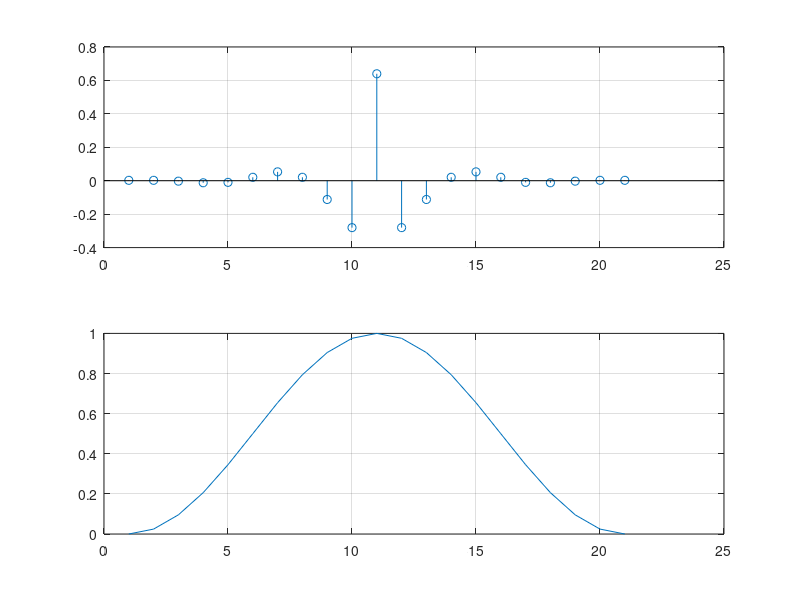
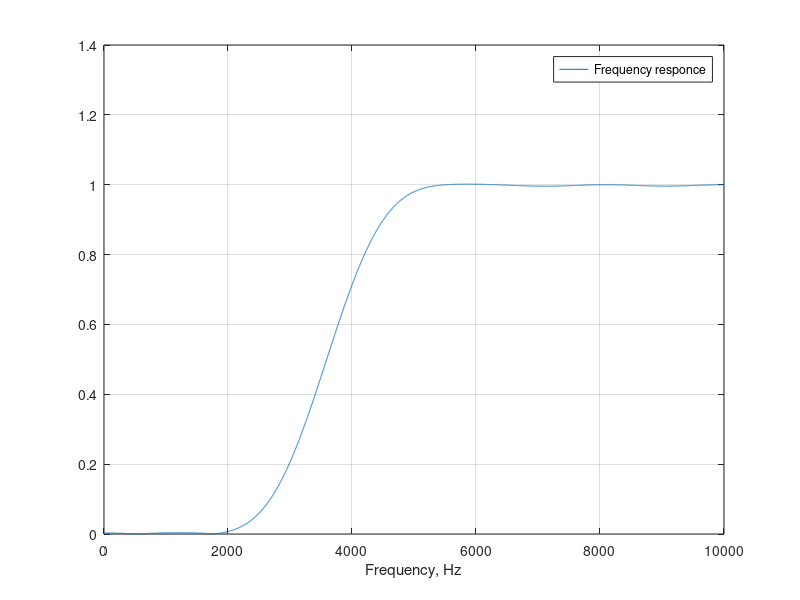
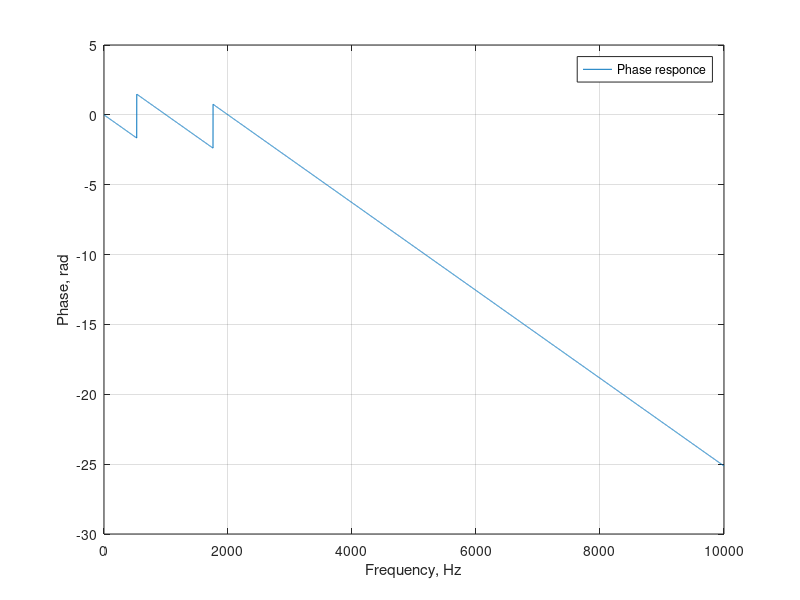

Write the MATLAB code that produced these figures, in order.
Fd=20e3;% частота дискретизації
W1=0.36;%нижня частота полосового фільтра 3КГц
f=0:10e3;%полоса частот до частоти Найквіста
n=20;%порядок фільтру
k=hann(n+1);%розрахунок вікна Ханна
b=fir1(n,W1,'high');%розрахунок коефіцієнтів фільтра
hi=impz(b, 1);%рохрахунок імпульсної характеристики
subplot(2, 1, 1); stem(hi); grid on%виведення іпм. хар-ки
subplot(2, 1, 2); plot(k); grid on%виведення вікна
h =freqz(b, 1, f, Fd);%розрахунок АЧХ фільтра
figure
plot(f, abs(h))%виведення АЧХ
grid on
xlabel('Frequency, Hz')
legend ('Frequency responce')
tau_phase=unwrap(angle(h));%розрахунок ФЧХ фільтра
figure
plot(f, tau_phase)%виведення ФЧХ
grid on
ylabel('Phase, rad')
xlabel('Frequency, Hz')
legend ('Phase responce')
